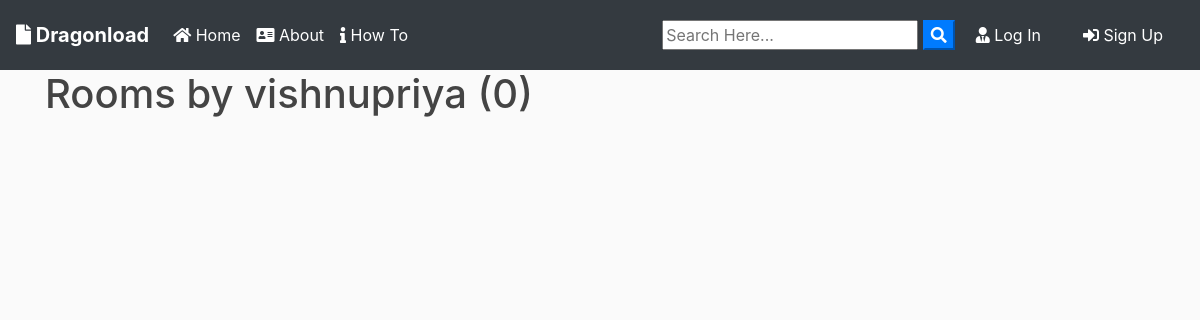
The app's page /user/vishnupriya, older data.
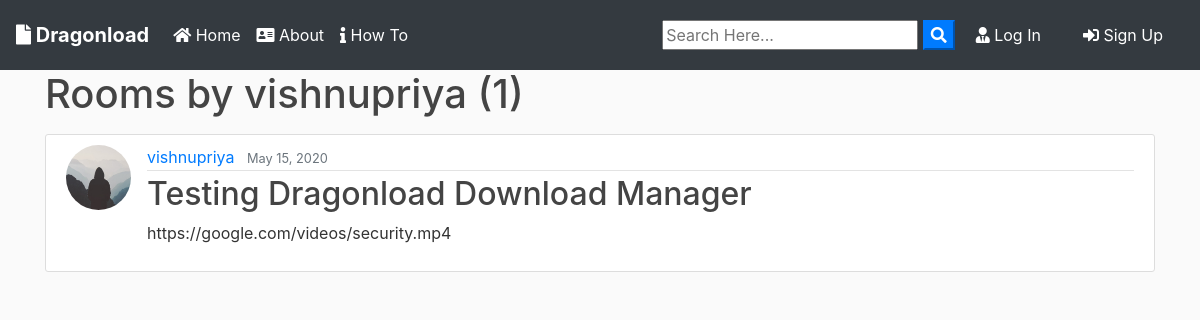
The same page, newer data.
### blog/models.py (models this page shows, shortened)
class Post(models.Model):
	title = models.CharField(max_length=100)
	url = models.URLField(max_length = 100)
	date_posted = models.DateTimeField(default=timezone.now)
	author = models.ForeignKey(User, on_delete=models.CASCADE)

### users/models.py (models this page shows, shortened)
class Profile(models.Model):
    user = models.OneToOneField(User, on_delete=models.CASCADE)
    image = models.ImageField(default='default.jpg', upload_to='profile_pics')
    ip_address =  models.CharField(max_length=30, default = '1.1.1.1')

### blog/views.py (the view)
# urls.py: path('user/<str:username>', UserPostListView.as_view(), name='user-posts'),
class UserPostListView(ListView):
    model = Post
    template_name = 'blog/user_posts.html'  # <app>/<model>_<viewtype>.html
    context_object_name = 'posts'
    paginate_by = 2
    def get_queryset(self):
        user = get_object_or_404(User, username=self.kwargs.get('username'))
        return Post.objects.filter(author=user).order_by('-date_posted')

### blog/templates/blog/user_posts.html (shortened to what this page needs)
{% extends "blog/base.html" %}
{% block content %}
    <h1 class="mb-3">Rooms by {{ view.kwargs.username }} ({{ page_obj.paginator.count }})</h1>
    {% for post in posts %}
        <article class="media content-section">
          <img class="rounded-circle article-img" src="{{ post.author.profile.image.url }}">
          <div class="media-body">
            <div class="article-metadata">
              <a class="mr-2" href="{% url 'user-posts' post.author.username %}">{{ post.author }}</a>
              <small class="text-muted">{{ post.date_posted|date:"F d, Y" }}</small>
            </div>
            <h2><a class="article-title" href="{% url 'post-detail' post.id %}">{{ post.title }}</a></h2>
            <p class="article-content">{{ post.url }}</p>
          </div>
        </article>
    {% endfor %}
{% endblock content %}

Row changes from the older to the newer data that the page shows:
now on this page (row edited): Post: author.profile.image (placeholder picture), author "vishnupriya", date_posted "May 15, 2020", title "Testing Dragonload Download Manager", url "https://google.com/videos/security.mp4"
Text that changed along with them:
{{ page_obj.paginator.count }}: "0" → "1"
